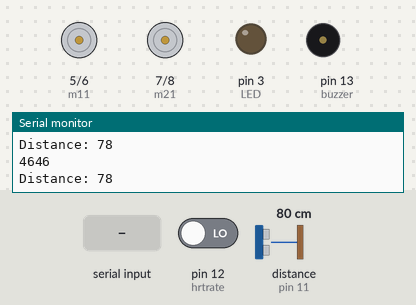
This sketch was run on a simulated Arduino Uno, built with avr-gcc and run on an emulated ATmega328P. Shown: motor-driver pin pairs drawn as motors (green arrow = first pin HIGH = forward, orange = second pin HIGH = backward, longer = more drive), output pins drawn as LEDs (lit = HIGH), buzzer (waves = sounding, pin HIGH), the last lines printed to the serial monitor. Wiring (inferred from the names in the program): ultrasonic range finder: trigger pin 10; echo pin 11. Inputs (shaded band) come from the test bench; at power-on: distance to the obstacle (sensor on pin 11) 80 cm, pin 12 (hrtrate) LOW. The echo pulse lasts 58.3 µs per cm; pins used as bus, display or sensor lines are not drawn.

Above: at 1.2 s.
1.3 s: distance to the obstacle (sensor on pin 11) set to 24 cm
4.3 s: distance to the obstacle (sensor on pin 11) set to 20 cm
At 5.4 s:
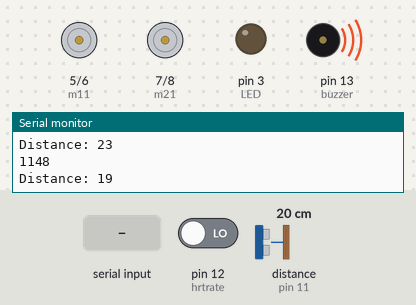
7.3 s: "*forward" received over Serial
At 9.1 s:
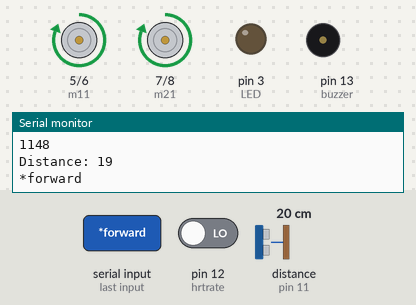
9.9 s: pin 12 (hrtrate) driven HIGH
At 12.8 s:
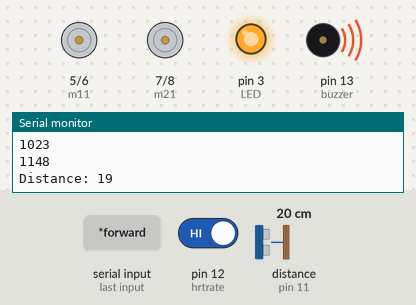
12.9 s: "*left" received over Serial
At 14.8 s:
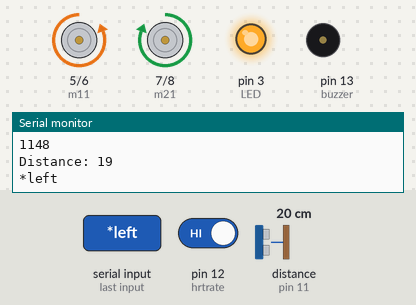
15.9 s: "*right" received over Serial
At 17.4 s:
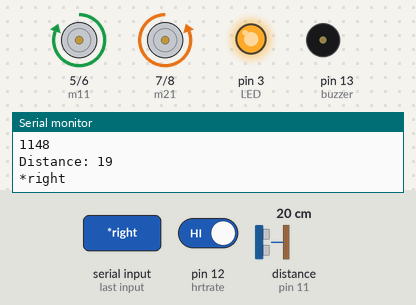
Timing chart, 0 to 19.0 s (numbered marks = the images above; inputs shaded):
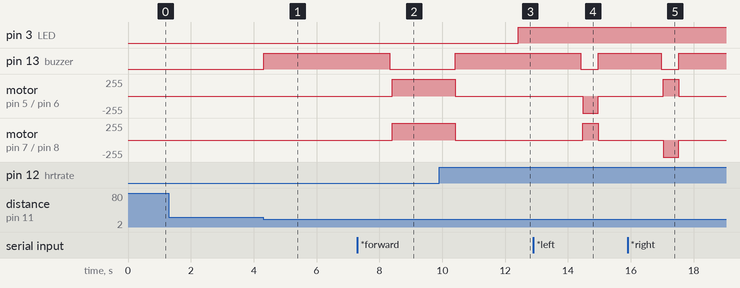

The sketch:

Voice_Activation-new.ino
```cpp
String voice;
int
m11 = 5, //Connect LED 1 To Pin #2
m12 = 6, //Connect LED 2 To Pin #3
m21 = 7, //Connect LED 3 To Pin #4
m22 = 8;//Connect LED 4 To Pin #5
 //Connect LED 5 To Pin #6
const int trigPin = 10;
const int echoPin = 11;
int hrtrate =12;
int buzzer =13;
int LED =3;
long duration;
int distance;

 int count = 0;

void setup() {
  Serial.begin(9600);
  pinMode(trigPin, OUTPUT); // Sets the trigPin as an Output
  pinMode(echoPin, INPUT);
  pinMode(buzzer, OUTPUT);
  pinMode(hrtrate, INPUT);
  pinMode(LED, OUTPUT);
  pinMode(m11, OUTPUT);
  pinMode(m12, OUTPUT);
  pinMode(m21, OUTPUT);
  pinMode(m22, OUTPUT);

}
//-----------------------------------------------------------------------//
void loop() {
  while (Serial.available()){  //Check if there is an available byte to read
  delay(10); //Delay added to make thing stable
  char c = Serial.read(); //Conduct a serial read
  if (c == '#') {break;} //Exit the loop when the # is detected after the word
  voice += c; //Shorthand for voice = voice + c
  }
  if (voice.length() > 0) {
    Serial.println(voice);
//-----------------------------------------------------------------------//
  //----------Control Multiple Pins/ LEDs----------//
       if(voice == "*forward")
       {
       digitalWrite(m11,HIGH);
     digitalWrite(m12, LOW);
     digitalWrite(m21, HIGH);
     digitalWrite(m22, LOW);
     delay(2000);
     digitalWrite(m11, LOW);
     digitalWrite(m12, LOW);
     digitalWrite(m21, LOW);
     digitalWrite(m22, LOW);

     Serial.println("moving forward");
        }
     else if(voice == "*stop")
     {
     digitalWrite(m11, LOW);
     digitalWrite(m12, LOW);
     digitalWrite(m21, LOW);
     digitalWrite(m22, LOW);
     Serial.println("chair stop");
     }
    else if(voice == "*left")
  {
     digitalWrite(m11, LOW);
     digitalWrite(m12, HIGH);
     digitalWrite(m21, HIGH);
     digitalWrite(m22, LOW);
     delay(500);
     digitalWrite(m11, LOW);
     digitalWrite(m12, LOW);
     digitalWrite(m21, LOW);
     digitalWrite(m22, LOW);
     Serial.println("moving left");
    }
    else if(voice == "*right")
  {
    digitalWrite(m11, HIGH);
     digitalWrite(m12, LOW);
     digitalWrite(m21, LOW);
     digitalWrite(m22, HIGH);
     delay(500);
     digitalWrite(m11, LOW);
     digitalWrite(m12, LOW);
     digitalWrite(m21, LOW);
     digitalWrite(m22, LOW);
     Serial.println("moving right");
    }
  else if(voice == "*backward")
  {
     digitalWrite(m11, LOW);
     digitalWrite(m12, HIGH);
     digitalWrite(m21, LOW);
     digitalWrite(m22, HIGH);
     delay(2000);
     digitalWrite(m11, LOW);
     digitalWrite(m12, LOW);
     digitalWrite(m21, LOW);
     digitalWrite(m22, LOW);
     Serial.println("moving backword");
    }


voice="";}
digitalWrite(trigPin, LOW);
delayMicroseconds(2);
// Sets the trigPin on HIGH state for 10 micro seconds
digitalWrite(trigPin, HIGH);
delayMicroseconds(10);
digitalWrite(trigPin, LOW);
// Reads the echoPin, returns the sound wave travel time in microseconds
duration = pulseIn(echoPin, HIGH);
Serial.println(duration);
// Calculating the distance
distance= duration*0.034/2;
// Prints the distance on the Serial Monitor
Serial.print("Distance: ");
Serial.println(distance);
if (distance <=20)
{
digitalWrite(buzzer, HIGH);
delay(2000);
digitalWrite(buzzer, LOW);


  }

  if(digitalRead(hrtrate)>0){               //The heart rate sensor will trigger HIGH when there is a heart beat
    if(!count){                            //Only send data when it first discovers a heart beat - otherwise it will send a high value multiple times
      count=true;                          //By changing the beat variable to true, it stops further transmissions of the high signal
      digitalWrite(LED, HIGH);            //Turn the LED on
      Serial.println(1023);               //Send the high value to the computer via Serial communication.
    }
  } else {                                //If the reading is LOW,
    if(count){                             //and if this has just changed from HIGH to LOW (first low reading)
      count=false;                         //change the beat variable to false (to stop multiple transmissions)
      digitalWrite(LED, LOW);             //Turn the LED off.
      Serial.println(0);                  //then send a low value to the computer via Serial communication.
    }
  }


} //Reset the variable after initiating
```

Measured:
- the behaviour switches between 22 and 21 cm on distance to the obstacle (sensor on pin 11) (found by bisection; images 0 and 1)
- after the input at 4.3 s, pin 13 (buzzer): LOW → HIGH at once
- after the input at 7.3 s, pin 13 (buzzer): HIGH → LOW after 1.0 s; motor on pin 5 (m11) / pin 6 (m12), motor on pin 7 (m21) / pin 8 (m22): stopped → forward 255/255 after 1.1 s
- after the input at 9.9 s, pin 3 (LED): LOW → HIGH after 2.5 s
- after the input at 12.9 s, pin 13 (buzzer): HIGH → LOW after 1.5 s, → HIGH 0.55 s later; motor on pin 5 (m11) / pin 6 (m12): stopped → backward 255/255 after 1.6 s, → stopped 0.50 s later; motor on pin 7 (m21) / pin 8 (m22): stopped → forward 255/255 after 1.6 s, → stopped 0.50 s later
- after the input at 15.9 s, pin 13 (buzzer): HIGH → LOW after 1.1 s, → HIGH 0.56 s later; motor on pin 5 (m11) / pin 6 (m12): stopped → forward 255/255 after 1.1 s, → stopped 0.50 s later; motor on pin 7 (m21) / pin 8 (m22): stopped → backward 255/255 after 1.1 s, → stopped 0.50 s later
